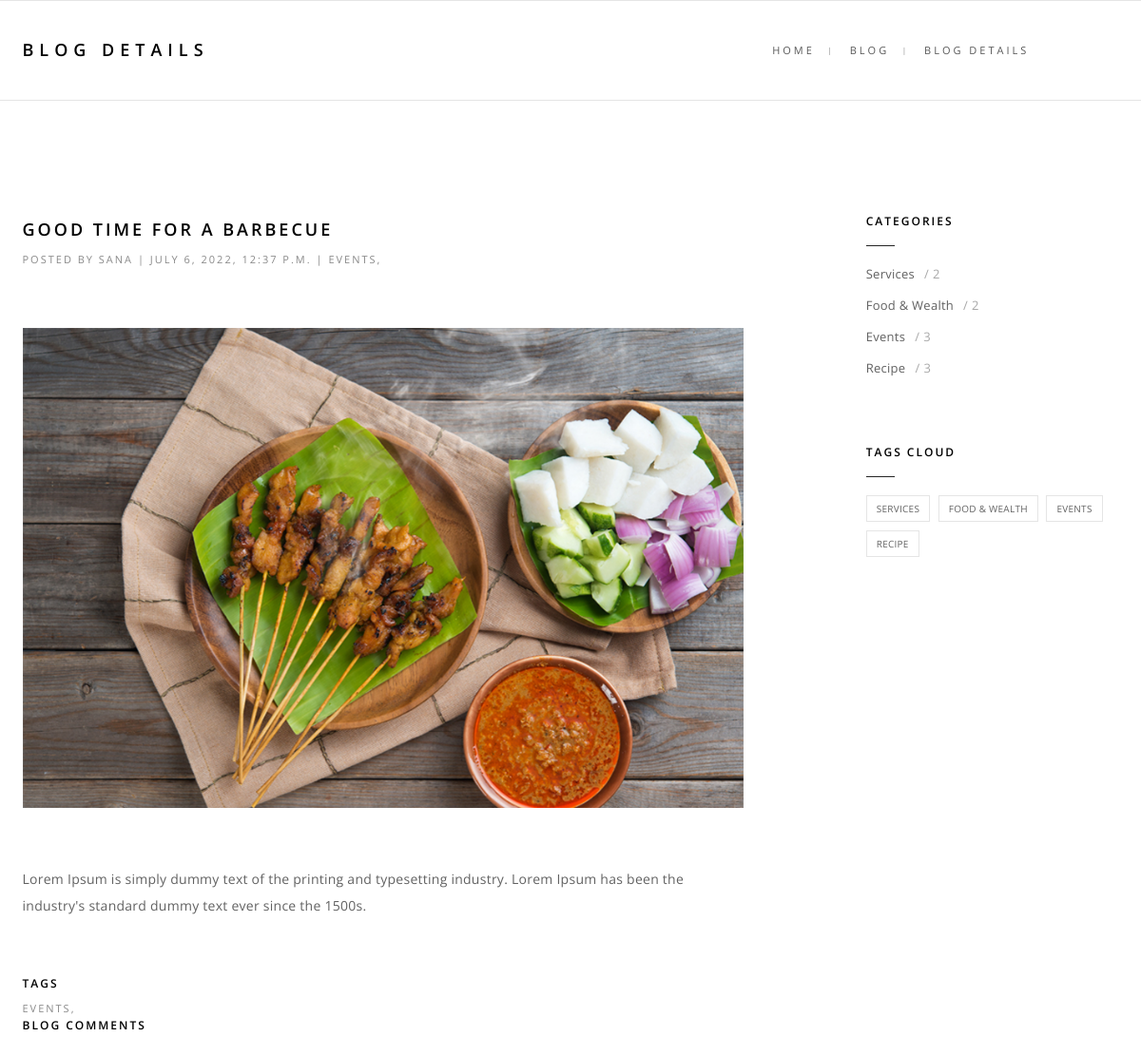
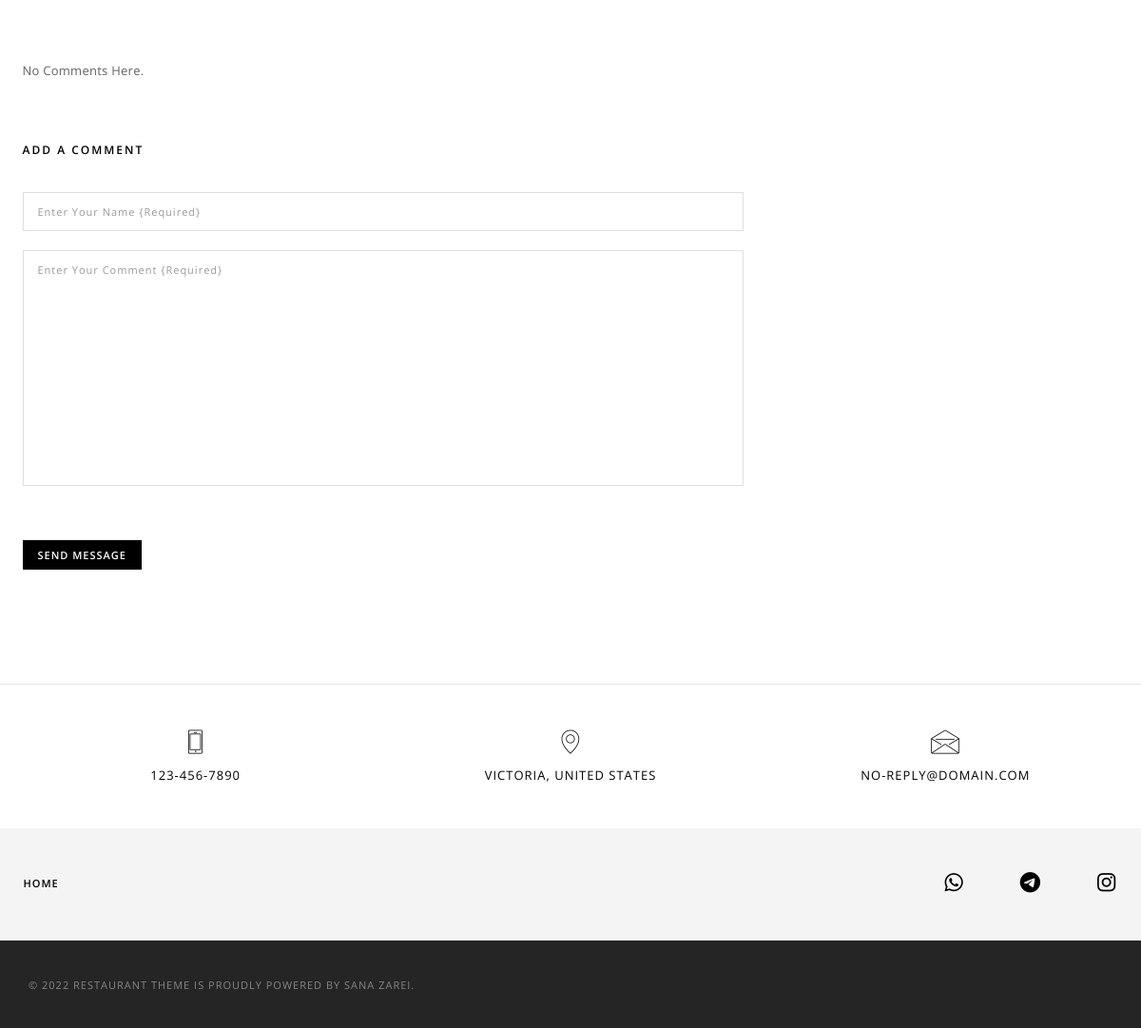
The page /blog/good-time-for-a-barbecue/ on the database its author committed (2 pictures, top to bottom).
### Blog/models.py (models this page shows, shortened)
class Article(models.Model):
    author = models.ForeignKey("auth.User",on_delete = models.CASCADE, editable=False, default=1)
    title = models.CharField(max_length = 150)
    slug = models.SlugField(unique=True, max_length=100)
    category = models.ManyToManyField(Category,related_name="articles")
    description = models.TextField()
    image = models.ImageField(upload_to="Blog_Image")
    publish = models.DateTimeField(default=timezone.now)
    created = models.DateTimeField(auto_now_add=True)
    updated = models.DateTimeField(auto_now=True)
    STATUS_CHOICES = (('d','Draft'),('p','Published'))
    status = models.CharField(max_length = 1,choices=STATUS_CHOICES)
    objects = ArticleManager()
    class Meta:
        verbose_name_plural = '01 - Article'

class Category(models.Model):
    title = models.CharField(max_length = 150)
    slug = models.SlugField(unique=True, max_length=100)
    status = models.BooleanField(default=True)
    class Meta:
        verbose_name_plural = '02 - Category'

### Restaurant/models.py (models this page shows, shortened)
class Contact(models.Model):
    phone = models.CharField(max_length=15)
    email = models.EmailField(max_length=25)
    address = models.CharField(max_length=100)
    updated = models.DateTimeField(auto_now=True)
    class Meta:
        verbose_name_plural = '12 - Contact'

class Profile(models.Model):
    contact_key = models.ForeignKey(Contact, on_delete=models.CASCADE)
    name = models.CharField(max_length=20)
    link = models.CharField(max_length=100)

### Blog/views.py (the view)
# urls.py: path('blog/<slug:slug>/', views.detail, name='blogdetails'),
def detail(request, slug):
    article = get_object_or_404(Article, slug = slug, status="p")
    comments = article.comments.filter(active=True)
    context = {
        "article" : article,
        "comments" : comments,
        "form" : CommentForm,
        "categories" : Category.objects.filter(articles__status='p').annotate(posts_count=Count('articles')),
        "category" : Category.objects.filter(status=True),
        "profile" : Profile.objects.all(),
        "contact" : Contact.objects.latest('updated')
    }
    if request.method == "POST":
        commentform = CommentForm(request.POST)
        if commentform.is_valid():
            newcomment = commentform.save(commit=False)
            newcomment.article = article
            newcomment.save()
    else:
        commentform = CommentForm()
    return render(request, 'Blog/blog-detail.html',context)

### Blog/templates/Blog/blog-detail.html (shortened to what this page needs)
{% extends "layout.html" %}
{% load static %}
{% block title %} BLOG Details {% endblock %}
{% block breadcrumb0 %} BLOG {% endblock %}
{% block breadcrumb %} BLOG Details {% endblock %}
{% block main %}
    <section class="wow fadeIn">
        <div class="container">
            <div class="row">
                <div class="col-md-8 col-sm-8">
                    <h2 class="blog-details-headline text-black">{{article.title}}</h2>
                    <div class="blog-date no-padding-top">Posted by <a href="">{{article.author}}</a> | {{article.publish}} | {% for item in article.category.all %} <a href="{% url 'Blog:category' item.slug %}">{{item.title}}</a>, {% endfor %}  </div>
                    <div class="blog-image margin-eight"><img src="{{article.image.url}}" alt="" ></div>
                    <div class="blog-details-text">
                        {{article.description|linebreaks}}
                        <div class="blog-date no-padding-top margin-eight no-margin-bottom">
                            <h5 class="widget-title margin-one no-margin-top">Tags</h5>
                            {% for item in article.category.all %}
                                <a href="{% url 'Blog:category' item.slug %}">{{item.title}},</a>
                            {% endfor %}
                        </div>
                    </div>
                    <div class="blog-comment-main xs-no-padding-top">
                        <h5 class="widget-title">Blog Comments</h5>
                        {% for item in comments %}
                        <div class="blog-comment">
                            <a class="comment-avtar"><img src="{% static 'images/user.png' %}" alt=""></a>
                            <div class="comment-text overflow-hidden position-relative">
                                <p class="blog-date no-padding-top"><a href="#">{{item.user}}</a>, {{item.created}} </p>
                                <p>{{item.content|linebreaks}}</p>
                            </div>
                            <div class="blog-comment clearfix">
                                {% for reply in item.recomments.all %}
                                <a class="comment-avtar"><img src="{% static 'images/user.png' %}" alt=""></a>
                                <div class="comment-text overflow-hidden position-relative">
                                    <p class="blog-date no-padding-top"><a href="#">{{reply.user}}</a>, {{reply.created}} </p>
                                    <p>{{reply.content}}</p>
                                </div>
                                {% endfor %}
                            </div>
                        </div>
                        {% empty %}
                        <br> <br> <br>
                        <p>No Comments Here.</p>
                        {% endfor %}
                    </div>
                        <div class="blog-comment-form-main">
                            <h5 class="widget-title margin-five no-margin-top">Add a comment</h5>
                            <div class="blog-comment-form">
                                <form method="POST" id="addcomment">
                                    {{form.user}}
                                    {{form.content}}
                                    <input type="submit" name="send message" value="send message" class="highlight-button-dark btn btn-small no-margin-bottom">
                                </form>
                            </div>
                        </div>
                </div>
                <div class="col-md-3 col-sm-4 col-md-offset-1 sidebar xs-margin-top-ten">
                    <div class="widget">
                        <h5 class="widget-title font-alt">Categories</h5>
                        <div class="thin-separator-line bg-dark-gray no-margin-lr"></div>
                        <div class="widget-body">
                            <ul class="category-list">
                                {% for item in categories %}
                                <li><a href="{% url 'Blog:category' item.slug %}">{{item.title}}<span>{{item.posts_count}}</span></a></li>
                                {% endfor %}
                            </ul>
                        </div>
                    </div>
                    <div class="widget">
                        <h5 class="widget-title font-alt">Tags Cloud</h5>
                        <div class="thin-separator-line bg-dark-gray no-margin-lr"></div>
                        <div class="widget-body tags">
                            {% for item in categories %}
                            <a href="">{{item.title}}</a>
                            {% endfor %}
                        </div>
                    </div>
                </div>
            </div>
        </div>
    </section>
{% endblock %}

### Accounts/templates/layout.html (shortened to what this page needs)
{% load static %}
<!doctype html>
<html class="no-js" lang="en">
    <head>
        <link rel="stylesheet" href="{% static 'css/animate.css' %}" />
        <link rel="stylesheet" href="{% static 'css/bootstrap.css' %}" />
        <link rel="stylesheet" href="{% static 'css/et-line-icons.css' %}" />
        <link href="{% static 'css/all.min.css' %}" rel="stylesheet">
        <link rel="stylesheet" href="{% static 'css/extralayers.css' %}" />
        <link rel="stylesheet" href="{% static 'css/settings.css' %}" />
        <link rel="stylesheet" href="{% static 'css/magnific-popup.css' %}" />
        <link rel="stylesheet" href="{% static 'css/owl.carousel.css' %}" />
        <link rel="stylesheet" href="{% static 'css/owl.transitions.css' %}" />
        <link rel="stylesheet" href="{% static 'css/full-slider.css' %}" />
        <link rel="stylesheet" href="{% static 'css/text-effect.css' %}" />
        <link rel="stylesheet" href="{% static 'css/menu-hamburger.css' %}" />
        <link rel="stylesheet" href="{% static 'css/style.css' %}" />
        <link rel="stylesheet" href="{% static 'css/responsive.css' %}" />
    </head>
    <body>
        <section class="content-top-margin page-title page-title-small border-bottom-light border-top-light">
            <div class="container">
                <div class="row">
                    <div class="col-md-8 col-sm-12 wow fadeInUp" data-wow-duration="300ms">
                        <h1 class="black-text">{% block title %}  {% endblock %}</h1>
                    </div>
                    <div class="col-md-4 col-sm-12 breadcrumb text-uppercase wow fadeInUp xs-display-none" data-wow-duration="600ms">
                        <ul>
                            <li><a href="{% url 'Restaurant:home' %}">Home</a></li>
                            <li><a href="{% url 'Blog:blog' %}">{% block breadcrumb0 %}  {% endblock %}</a></li>
                            <li>{% block breadcrumb %}  {% endblock %}</li>
                        </ul>
                    </div>
                </div>
            </div>
        </section>
        {% block main %}{% endblock %}
        <footer>
            <div class=" bg-white footer-top">
                <div class="container">
                    <div class="row margin-four">
                        <div class="col-md-4 col-sm-4 text-center"><i class="icon-phone small-icon black-text"></i><h6 class="black-text margin-two no-margin-bottom">{{ contact.phone }}</h6></div>
                        <div class="col-md-4 col-sm-4 text-center"><i class="icon-map-pin small-icon black-text"></i><h6 class="black-text margin-two no-margin-bottom">{{ contact.address }}</h6></div>
                        <div class="col-md-4 col-sm-4 text-center"><i class="icon-envelope small-icon black-text"></i><h6 class="margin-two no-margin-bottom"><a href="mailto:{{ contact.email }}" class="black-text">{{ contact.email }}</a></h6></div>
                    </div>
                </div>
            </div>
            <div class="container footer-middle">
                <div class="row margin-four no-margin-bottom">
                    <div class="col-md-6 col-sm-12 sm-text-center sm-margin-bottom-four">
                        <ul class="list-inline footer-link text-uppercase">
                            <li><a href="{% url 'Restaurant:home' %}">Home</a></li>
                        </ul>
                    </div>
                    <div class="col-md-6 col-sm-12 footer-social text-right sm-text-center">
                        {% for item in profile %}
                        <a target="_blank" href="{{ item.link }}"><i class="fa-brands fa-{{item.name}}" aria-hidden="true"></i></a>
                        {% endfor %}
                    </div>
                </div>
            </div>
            <div class="container-fluid bg-dark-gray footer-bottom">
                <div class="container">
                    <div class="row margin-three">
                        <div class="col-md-6 col-sm-6 col-xs-12 copyright text-left letter-spacing-1 xs-text-center xs-margin-bottom-one">
                            &copy; 2022 Restaurant Theme is proudly powered by SANA ZAREI.
                        </div>
                    </div>
                </div>
            </div>
        </footer>
    </body>
</html>

### static/css/full-slider.css (style rules this page uses)
html, body { height: 100%; }

### static/css/menu-hamburger.css (style rules this page uses)
html, body { height: 100%; width: 100%; }

### rows shown on the page
Article: title "GOOD TIME FOR A BARBECUE", author "SANA", publish "JULY 6, 2022, 12:37 P.M.", image (picture), description "Lorem Ipsum is simply dummy text of the printing and typesetting industry. Lorem Ipsum has been the industry's standard dummy text ever since the 1500s."
Category: title "EVENTS", title "Events", posts_count "3"
Category: title "Services", posts_count "2", title "SERVICES"
Category: title "Food & Wealth", posts_count "2", title "FOOD & WEALTH"
Category: title "Recipe", posts_count "3", title "RECIPE"
Contact: phone "123-456-7890", address "VICTORIA, UNITED STATES", email "NO-REPLY@DOMAIN.COM"
